Frame 1 (no input): blank canvas, image omitted
Frame 60 (the mouse pressed at the canvas centre just before this capture): blank canvas, image omitted
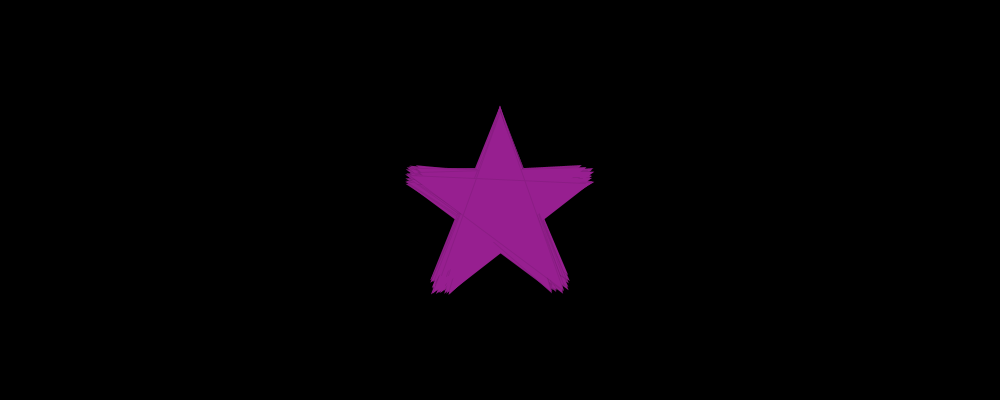
Frame 120 (the mouse held since frame 60 and released just before this capture)

The Processing sketch whose frames 1 and 60 were blank and that drew this single picture after the mouse press (run headless with seeded random() and noise(); from frame 60 on, the mouse is pressed at the canvas centre):

// Processing sketch: processing_146761
// ── processing_146761.pde

/* Created from scratch by Fatima Zahrah Rashid for Interactivity 1. 
Uses variables, custom shapes, mouse location, key strokes, mouse 
clicks and the random feature.*/ 


float r = 0; // variable for red colour
float g = 0; // variable for green colour
float b = 0; // variable for blue colour
float a = 50; // variable for star coordinates
float c = 75; // variable for star coordinates
float d = 15; // variable for star coordinates



void setup() {
  size (1000,400);
  background(0); //background colour in setup so it doesn't redraw
  smooth();
  stroke(0,20);
  frameRate (100);  
}


void draw() {
  fill(r,g,b);
    beginShape(); // star shape coordinates, based on mouse location, 
                  // variable for points, and random point to make star vibrate
      vertex(mouseX-a-random(0,20), mouseY+c+random(0,20)); 
      vertex(mouseX, mouseY-c-random(0,20));
      vertex(mouseX+a+random(0,20), mouseY+c+random(0,20));
      vertex(mouseX-c-random(0,20), mouseY-d-random(0,20));
      vertex(mouseX+c+random(0,20), mouseY-d-random(0,20));
    endShape();

  if(keyPressed) {
    if (key == ' ') { // when spacebar is pressed the background colour changes
      background(random(0,255),random(0,255),random(0,255));
    }
  }
  
  if(keyPressed) {
    if (key == CODED) {
      if (keyCode == UP) { // when the up arrow is pressed, star gets bigger
        a +=2;
        c +=3;
        d +=0.6;
      } 
      else if (keyCode == DOWN) { // when the down arrow is pressed, 
                                  // star gets smaller
        a -=2;
        c -=3;
        d -=0.6;
      } 
    }
  }
}


void mousePressed() { // when the mouse is pressed, the star colour changes

r = random(255);
g = random(255);
b = random(255);

}
